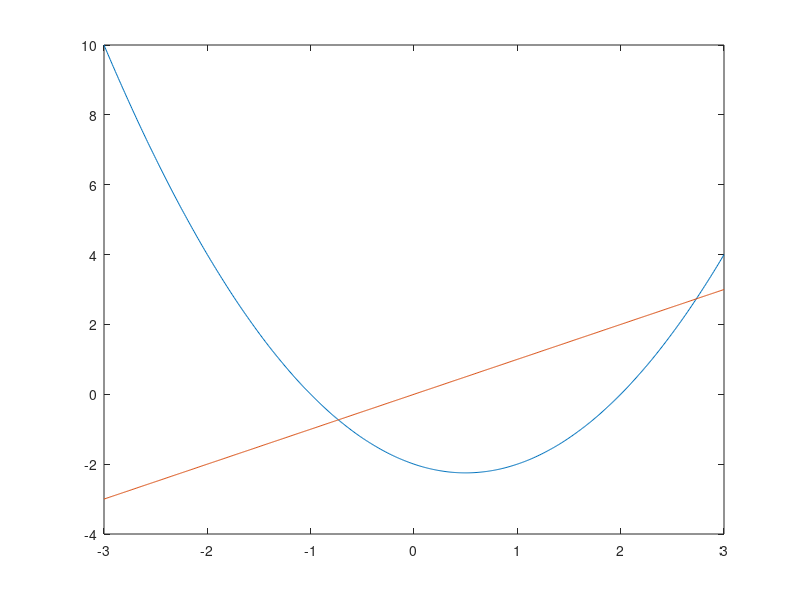

MATLAB code to generate this figure: (Note: this script raises an error after producing the figure.)
func_implicit = @(x) x.^2-x-2;

%%
% define x vector
x = [-3:0.01:3];
% calcualte y values
y = func_implicit(x);

%%
% I'm plotting functions
plot(x,y); hold on
plot(x,x)
% plot(x,zeros(1,length(x)))
yline(0)
xline(0)

legend(["Quadratic","Linear"])
% legend show

xlabel("x")
ylabel("f(x)")
title("Practice Plot")

hold off

%%
figure
plot(x,y);
